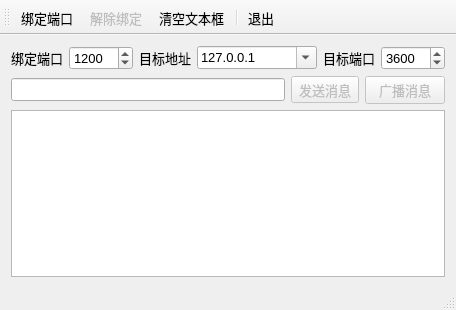
<?xml version="1.0" encoding="UTF-8"?>
<ui version="4.0">
 <class>MainWindow</class>
 <widget class="QMainWindow" name="MainWindow">
  <property name="geometry">
   <rect>
    <x>0</x>
    <y>0</y>
    <width>454</width>
    <height>310</height>
   </rect>
  </property>
  <property name="font">
   <font>
    <pointsize>10</pointsize>
   </font>
  </property>
  <property name="windowTitle">
   <string>UDP Sender/Receiver</string>
  </property>
  <widget class="QWidget" name="centralWidget">
   <layout class="QVBoxLayout" name="verticalLayout">
    <item>
     <layout class="QHBoxLayout" name="horizontalLayout">
      <item>
       <widget class="QLabel" name="label">
        <property name="text">
         <string>绑定端口</string>
        </property>
        <property name="alignment">
         <set>Qt::AlignRight|Qt::AlignTrailing|Qt::AlignVCenter</set>
        </property>
       </widget>
      </item>
      <item>
       <widget class="QSpinBox" name="spinBindPort">
        <property name="minimum">
         <number>1</number>
        </property>
        <property name="maximum">
         <number>65535</number>
        </property>
        <property name="value">
         <number>1200</number>
        </property>
       </widget>
      </item>
      <item>
       <widget class="QLabel" name="label_3">
        <property name="text">
         <string>目标地址</string>
        </property>
        <property name="alignment">
         <set>Qt::AlignRight|Qt::AlignTrailing|Qt::AlignVCenter</set>
        </property>
       </widget>
      </item>
      <item>
       <widget class="QComboBox" name="comboTargetIP">
        <property name="minimumSize">
         <size>
          <width>120</width>
          <height>0</height>
         </size>
        </property>
        <property name="editable">
         <bool>true</bool>
        </property>
        <property name="duplicatesEnabled">
         <bool>false</bool>
        </property>
        <item>
         <property name="text">
          <string>127.0.0.1</string>
         </property>
        </item>
       </widget>
      </item>
      <item>
       <widget class="QLabel" name="label_4">
        <property name="text">
         <string>目标端口</string>
        </property>
        <property name="alignment">
         <set>Qt::AlignRight|Qt::AlignTrailing|Qt::AlignVCenter</set>
        </property>
       </widget>
      </item>
      <item>
       <widget class="QSpinBox" name="spinTargetPort">
        <property name="minimum">
         <number>1</number>
        </property>
        <property name="maximum">
         <number>65535</number>
        </property>
        <property name="value">
         <number>3600</number>
        </property>
       </widget>
      </item>
     </layout>
    </item>
    <item>
     <layout class="QHBoxLayout" name="horizontalLayout_2">
      <item>
       <widget class="QLineEdit" name="editMsg"/>
      </item>
      <item>
       <widget class="QToolButton" name="btnSend">
        <property name="enabled">
         <bool>false</bool>
        </property>
        <property name="text">
         <string>发送消息</string>
        </property>
       </widget>
      </item>
      <item>
       <widget class="QPushButton" name="btnBroadcast">
        <property name="enabled">
         <bool>false</bool>
        </property>
        <property name="text">
         <string>广播消息</string>
        </property>
       </widget>
      </item>
     </layout>
    </item>
    <item>
     <widget class="QPlainTextEdit" name="textEdit"/>
    </item>
   </layout>
  </widget>
  <widget class="QStatusBar" name="statusBar"/>
  <widget class="QToolBar" name="mainToolBar">
   <property name="toolButtonStyle">
    <enum>Qt::ToolButtonTextBesideIcon</enum>
   </property>
   <attribute name="toolBarArea">
    <enum>TopToolBarArea</enum>
   </attribute>
   <attribute name="toolBarBreak">
    <bool>false</bool>
   </attribute>
   <addaction name="actStart"/>
   <addaction name="actStop"/>
   <addaction name="actClear"/>
   <addaction name="separator"/>
   <addaction name="actQuit"/>
  </widget>
  <action name="actStart">
   <property name="icon">
    <iconset resource="res.qrc">
     <normaloff>:/images/images/620.bmp</normaloff>:/images/images/620.bmp</iconset>
   </property>
   <property name="text">
    <string>绑定端口</string>
   </property>
   <property name="toolTip">
    <string>绑定UDP监听端口</string>
   </property>
  </action>
  <action name="actStop">
   <property name="enabled">
    <bool>false</bool>
   </property>
   <property name="icon">
    <iconset resource="res.qrc">
     <normaloff>:/images/images/624.bmp</normaloff>:/images/images/624.bmp</iconset>
   </property>
   <property name="text">
    <string>解除绑定</string>
   </property>
   <property name="toolTip">
    <string>解除绑定</string>
   </property>
  </action>
  <action name="actQuit">
   <property name="icon">
    <iconset resource="res.qrc">
     <normaloff>:/images/images/132.bmp</normaloff>:/images/images/132.bmp</iconset>
   </property>
   <property name="text">
    <string>退出</string>
   </property>
   <property name="toolTip">
    <string>退出本程序</string>
   </property>
  </action>
  <action name="actClear">
   <property name="icon">
    <iconset resource="res.qrc">
     <normaloff>:/images/images/212.bmp</normaloff>:/images/images/212.bmp</iconset>
   </property>
   <property name="text">
    <string>清空文本框</string>
   </property>
   <property name="toolTip">
    <string>清空文本框</string>
   </property>
  </action>
 </widget>
 <layoutdefault spacing="6" margin="11"/>
 <resources>
  <include location="res.qrc"/>
 </resources>
 <connections>
  <connection>
   <sender>actQuit</sender>
   <signal>triggered()</signal>
   <receiver>MainWindow</receiver>
   <slot>close()</slot>
   <hints>
    <hint type="sourcelabel">
     <x>-1</x>
     <y>-1</y>
    </hint>
    <hint type="destinationlabel">
     <x>214</x>
     <y>164</y>
    </hint>
   </hints>
  </connection>
 </connections>
</ui>
